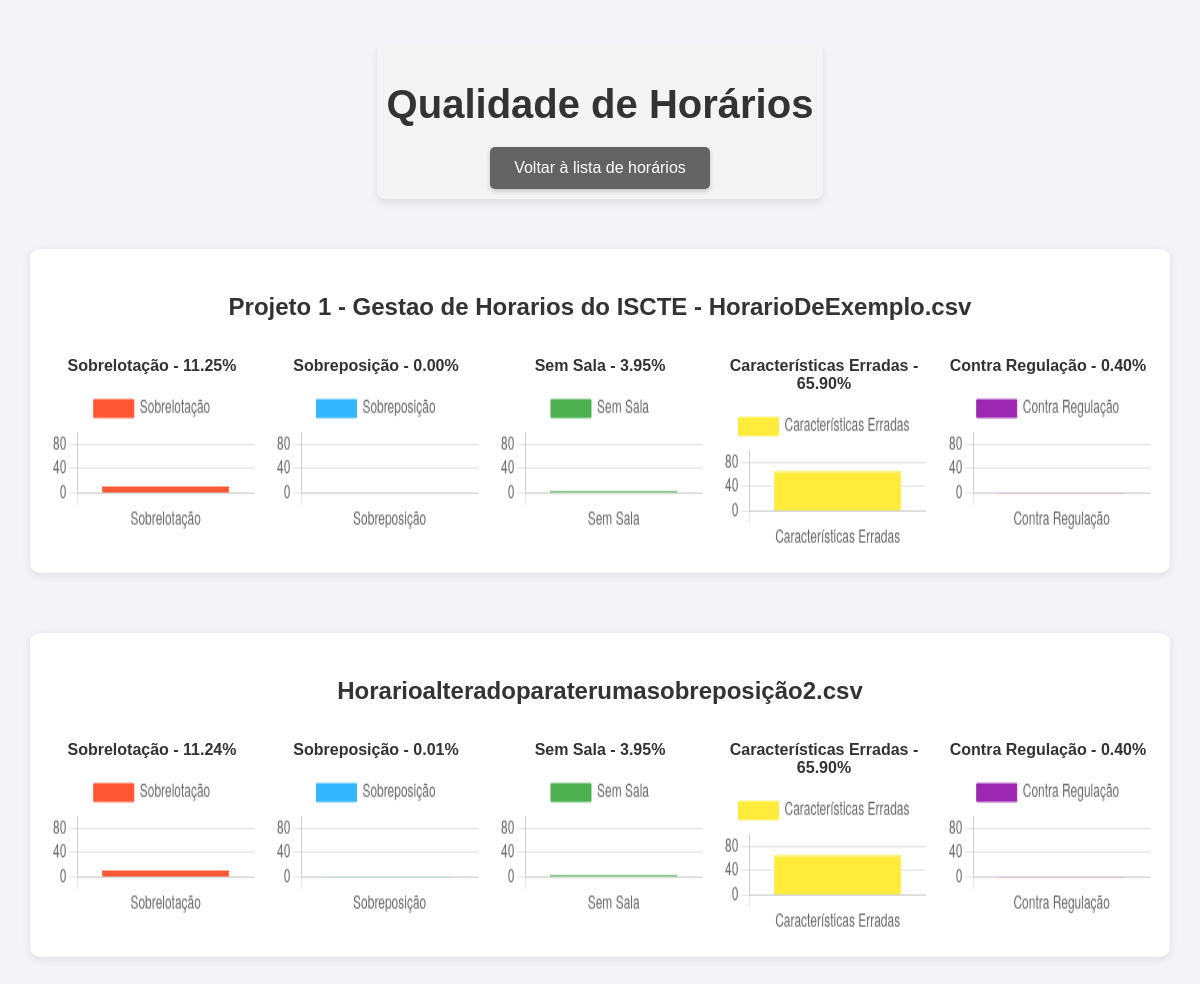
Before: /dashboard/ with the older database file.
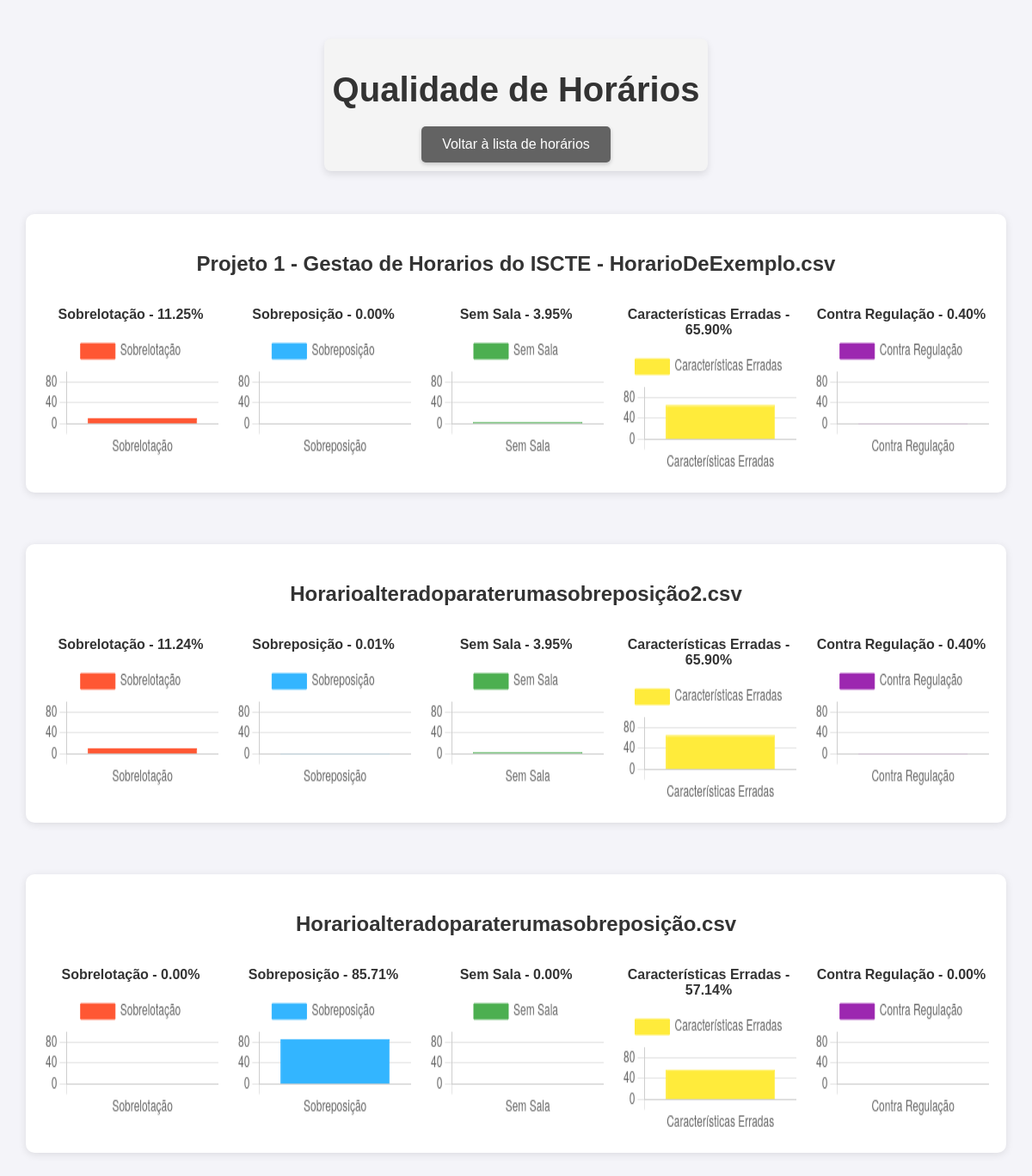
After: the same page with the newer database file.
### horariomanagerapp/models.py (models this page shows, shortened)
class Schedule(models.Model):
    name = models.CharField(max_length=200)
    file = models.FileField(upload_to='schedules/')
    uploaded_at = models.DateTimeField(auto_now_add=True)
    overcrowded = models.DecimalField(max_digits=5, decimal_places=2, null=True, blank=True, default=None)
    overlap = models.DecimalField(max_digits=5, decimal_places=2, null=True, blank=True, default=None)
    no_room = models.DecimalField(max_digits=5, decimal_places=2, null=True, blank=True, default=None)
    time_regulation = models.DecimalField(max_digits=5, decimal_places=2, null=True, blank=True, default=None)
    wrong_characteristics = models.DecimalField(max_digits=5, decimal_places=2, null=True, blank=True, default=None)

### horariomanagerapp/views.py (the view)
# urls.py: path('dashboard/', views.dashboard, name='dashboard'),
def dashboard(request):
    schedules = Schedule.objects.all()
    return render(request, 'dashboard.html', {'schedules': schedules})

### horariomanagerapp/templates/dashboard.html (shortened to what this page needs)
<!DOCTYPE html>
<html lang="en">
<head>
    {% load static %}
    <link rel="stylesheet" type="text/css" href="{% static 'horariomanagerapp/style.css' %}">
</head>
<body>
    <div class="header-container">
        <h1 class="page-title">Qualidade de Horários</h1>
        <a href="{% url 'schedule_list' %}" class="custom-file-input" style="text-decoration: none;">Voltar à lista de horários</a>
    </div>
    {% if schedules %}
        {% for schedule in schedules %}
            <div class="schedule-card">
                <h3>{{ schedule.name }}</h3>
                {% if schedule.overcrowded is not None %}
                    <div class="metrics">
                        <div>
                            <p>Sobrelotação - {{ schedule.overcrowded }}%</p>
                            <div class="chart-container">
                                <canvas id="overcrowdedChart{{ schedule.id }}"></canvas>
                            </div>
                        </div>
                        <div>
                            <p>Sobreposição - {{ schedule.overlap }}%</p>
                            <div class="chart-container">
                                <canvas id="overlapChart{{ schedule.id }}"></canvas>
                            </div>
                        </div>
                        <div>
                            <p>Sem Sala - {{ schedule.no_room }}%</p>
                            <div class="chart-container">
                                <canvas id="noRoomChart{{ schedule.id }}"></canvas>
                            </div>
                        </div>
                        <div>
                            <p>Características Erradas - {{ schedule.wrong_characteristics }}%</p>
                            <div class="chart-container">
                                <canvas id="wrongCharacteristicsChart{{ schedule.id }}"></canvas>
                            </div>
                        </div>
                        <div>
                            <p>Contra Regulação - {{ schedule.time_regulation }}%</p>
                            <div class="chart-container">
                                <canvas id="timeRegulationChart{{ schedule.id }}"></canvas>
                            </div>
                        </div>
                    </div>
                {% else %}
                    <p class="no-data">Para conseguir visualizar a informação, por favor abra primeiro a página do horário.</p>
                {% endif %}
            </div>
        {% endfor %}
    {% else %}
        <p class="text-center">Nenhum horário encontrado.</p>
    {% endif %}
    <br><br>
</body>
</html>

### horariomanagerapp/static/horariomanagerapp/style.css (style rules this page uses)
body { font-family: Arial, sans-serif; background-color: #f4f4f9; color: #333; margin: 0; padding: 0; display: flex; flex-direction: column; align-items: center; padding-top: 25px; }
h1 { font-size: 2em; margin-bottom: 20px; color: #333; }
.header-container { text-align: center; margin: 20px; padding: 10px; background-color: #f4f4f4; border-radius: 8px; box-shadow: 0 4px 8px rgba(0, 0, 0, 0.1); }
.page-title { font-size: 2.5rem; color: #333; margin-bottom: 20px; font-family: 'Arial', sans-serif; }
.custom-file-input { padding: 12px 24px; background-color: #636363; color: white; font-size: 16px; cursor: pointer; border: none; border-radius: 5px; display: inline-block; transition: background-color 0.3s, transform 0.2s ease-in-out; box-shadow: 0 2px 5px rgba(0, 0, 0, 0.2); }

### horariomanagerapp/templates/dashboard.html (style rules this page uses)
.schedule-card { background-color: #fff; border-radius: 10px; box-shadow: 0 2px 10px rgba(0, 0, 0, 0.1); padding: 20px; margin: 30px; }
.schedule-card h3 { text-align: center; font-size: 1.5rem; margin-bottom: 20px; color: #333; }
.metrics { display: flex; flex-wrap: wrap; justify-content: space-between; gap: 20px; }
.metrics > div { flex: 1 1 calc(20% - 20px); text-align: center; }
.metrics p { font-weight: bold; margin-bottom: 10px; }
.chart-container { width: 100%; height: 150px; margin-top: 10px; }
.chart-container canvas { width: 100% !important; height: 100% !important; }

Changed rows visible on the page:
added Schedule: name "Horarioalteradoparaterumasobreposição.csv", overcrowded "0.00", overlap "85.71", no_room "0.00", wrong_characteristics "57.14", time_regulation "0.00"
